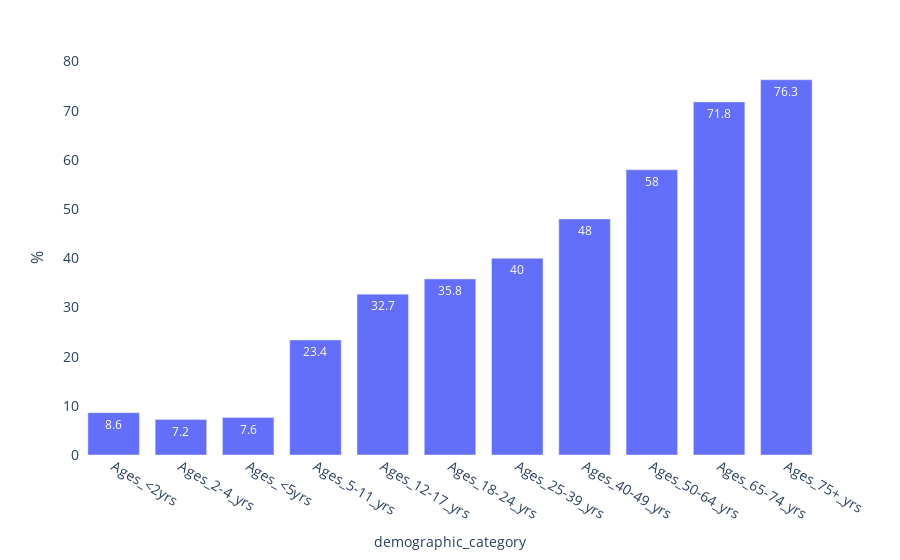

The notebook cell this image was saved under:
### Code cell
#Choose columns needed
doses_df = age_df[["location","demographic_category", "booster_doses_vax_pct_agegroup"]]

# Change the data type of administered_dose1_pct_agegroup from string to float
doses_df["booster_doses_vax_pct_agegroup"] = doses_df["booster_doses_vax_pct_agegroup"].astype(float)

# Change column order
doses_df = pd.DataFrame(doses_df, index=[1014,1852,56,1435,1647,1549,2308,503,974,1316,2541])

import plotly.graph_objects as go


fig = px.bar(doses_df, 
             x = "demographic_category", 
             y = "booster_doses_vax_pct_agegroup", 
            #  color="nation", 
             text_auto=True,
             )

fig.update_layout(
    # title='US Booster Rate by Age Group',
    xaxis_tickfont_size=14,
    yaxis=dict(
        title='%',
        titlefont_size=16,
        tickfont_size=14,
    ),
    legend=dict(
        x=0,
        y=1.0,
        bgcolor='rgba(255, 255, 255, 0)',
        bordercolor='rgba(255, 255, 255, 0)'
    ),
    barmode='group',
    bargap=0.15, # gap between bars of adjacent location coordinates.
    bargroupgap=0.1 # gap between bars of the same location coordinate.
)

fig.update_layout({
    'plot_bgcolor': 'rgba(0,0,0,0)',
    'paper_bgcolor': 'rgba(0,0,0,0)'
})


fig.show()

### Figure 1 — Plotly figure (JSON) as saved in the notebook; plotly's stock layout.template omitted (floating-point values rounded to 4 significant figures)
{"data": [{"alignmentgroup": "True", "hovertemplate": "demographic_category=%{x}<br>booster_doses_vax_pct_agegroup=%{y}<extra></extra>", "legendgroup": "", "marker": {"color": "#636efa", "pattern": {"shape": ""}}, "name": "", "offsetgroup": "", "orientation": "v", "showlegend": false, "textposition": "auto", "texttemplate": "%{y}", "type": "bar", "x": ["Ages_<2yrs", "Ages_2-4_yrs", "Ages_<5yrs", "Ages_5-11_yrs", "Ages_12-17_yrs", "Ages_18-24_yrs", "Ages_25-39_yrs", "Ages_40-49_yrs", "Ages_50-64_yrs", "Ages_65-74_yrs", "Ages_75+_yrs"], "xaxis": "x", "y": [8.6, 7.2, 7.6, 23.4, 32.7, 35.8, 40, 48, 58, 71.8, 76.3], "yaxis": "y"}], "layout": {"bargap": 0.15, "bargroupgap": 0.1, "barmode": "group", "legend": {"bgcolor": "rgba(255, 255, 255, 0)", "bordercolor": "rgba(255, 255, 255, 0)", "tracegroupgap": 0, "x": 0, "y": 1}, "margin": {"t": 60}, "paper_bgcolor": "rgba(0,0,0,0)", "plot_bgcolor": "rgba(0,0,0,0)", "xaxis": {"anchor": "y", "domain": [0, 1], "tickfont": {"size": 14}, "title": {"text": "demographic_category"}}, "yaxis": {"anchor": "x", "domain": [0, 1], "tickfont": {"size": 14}, "title": {"font": {"size": 16}, "text": "%"}}}}
